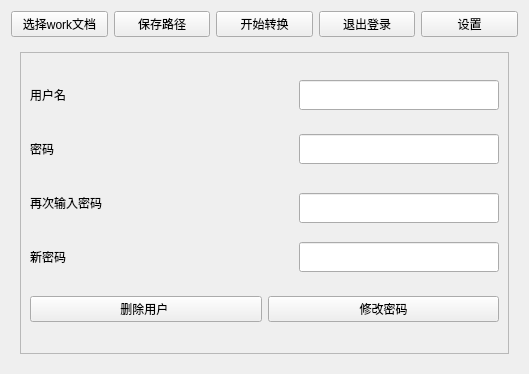
<?xml version="1.0" encoding="UTF-8"?>
<ui version="4.0">
 <class>convertwidget2</class>
 <widget class="QWidget" name="convertwidget2">
  <property name="geometry">
   <rect>
    <x>0</x>
    <y>0</y>
    <width>529</width>
    <height>374</height>
   </rect>
  </property>
  <property name="windowTitle">
   <string>Form</string>
  </property>
  <layout class="QVBoxLayout" name="verticalLayout_3">
   <item>
    <layout class="QHBoxLayout" name="horizontalLayout_6">
     <item>
      <widget class="QPushButton" name="pushButton">
       <property name="text">
        <string>选择work文档</string>
       </property>
      </widget>
     </item>
     <item>
      <widget class="QPushButton" name="pushButton_2">
       <property name="text">
        <string>保存路径</string>
       </property>
      </widget>
     </item>
     <item>
      <widget class="QPushButton" name="pushButton_3">
       <property name="text">
        <string>开始转换</string>
       </property>
      </widget>
     </item>
     <item>
      <widget class="QPushButton" name="pushButton_4">
       <property name="text">
        <string>退出登录</string>
       </property>
      </widget>
     </item>
     <item>
      <widget class="QPushButton" name="pushButton_5">
       <property name="text">
        <string>设置</string>
       </property>
      </widget>
     </item>
    </layout>
   </item>
   <item>
    <widget class="QStackedWidget" name="stackedWidget">
     <widget class="QWidget" name="page">
      <layout class="QVBoxLayout" name="verticalLayout_2">
       <item>
        <widget class="QFrame" name="frame">
         <property name="frameShape">
          <enum>QFrame::StyledPanel</enum>
         </property>
         <property name="frameShadow">
          <enum>QFrame::Raised</enum>
         </property>
         <layout class="QVBoxLayout" name="verticalLayout">
          <item>
           <layout class="QHBoxLayout" name="horizontalLayout">
            <item>
             <widget class="QLabel" name="label">
              <property name="text">
               <string>用户名</string>
              </property>
             </widget>
            </item>
            <item>
             <widget class="QLineEdit" name="uID">
              <property name="minimumSize">
               <size>
                <width>200</width>
                <height>30</height>
               </size>
              </property>
              <property name="maximumSize">
               <size>
                <width>200</width>
                <height>30</height>
               </size>
              </property>
             </widget>
            </item>
           </layout>
          </item>
          <item>
           <layout class="QHBoxLayout" name="horizontalLayout_2">
            <item>
             <widget class="QLabel" name="label_2">
              <property name="text">
               <string>密码</string>
              </property>
             </widget>
            </item>
            <item>
             <widget class="QLineEdit" name="password">
              <property name="minimumSize">
               <size>
                <width>200</width>
                <height>30</height>
               </size>
              </property>
              <property name="maximumSize">
               <size>
                <width>200</width>
                <height>30</height>
               </size>
              </property>
             </widget>
            </item>
           </layout>
          </item>
          <item>
           <layout class="QHBoxLayout" name="horizontalLayout_3">
            <item>
             <widget class="QLabel" name="label_3">
              <property name="text">
               <string>再次输入密码</string>
              </property>
             </widget>
            </item>
            <item>
             <widget class="QLineEdit" name="aginpassword">
              <property name="minimumSize">
               <size>
                <width>200</width>
                <height>30</height>
               </size>
              </property>
              <property name="maximumSize">
               <size>
                <width>200</width>
                <height>20</height>
               </size>
              </property>
             </widget>
            </item>
           </layout>
          </item>
          <item>
           <layout class="QHBoxLayout" name="horizontalLayout_4">
            <item>
             <widget class="QLabel" name="label_4">
              <property name="text">
               <string>新密码</string>
              </property>
             </widget>
            </item>
            <item>
             <widget class="QLineEdit" name="nepassword">
              <property name="minimumSize">
               <size>
                <width>200</width>
                <height>30</height>
               </size>
              </property>
              <property name="maximumSize">
               <size>
                <width>200</width>
                <height>30</height>
               </size>
              </property>
             </widget>
            </item>
           </layout>
          </item>
          <item>
           <layout class="QHBoxLayout" name="horizontalLayout_5">
            <item>
             <widget class="QPushButton" name="deleteUser">
              <property name="text">
               <string>删除用户 </string>
              </property>
             </widget>
            </item>
            <item>
             <widget class="QPushButton" name="changePassward">
              <property name="text">
               <string>修改密码</string>
              </property>
             </widget>
            </item>
           </layout>
          </item>
         </layout>
        </widget>
       </item>
      </layout>
     </widget>
     <widget class="QWidget" name="page_2"/>
    </widget>
   </item>
  </layout>
 </widget>
 <resources/>
 <connections/>
</ui>
